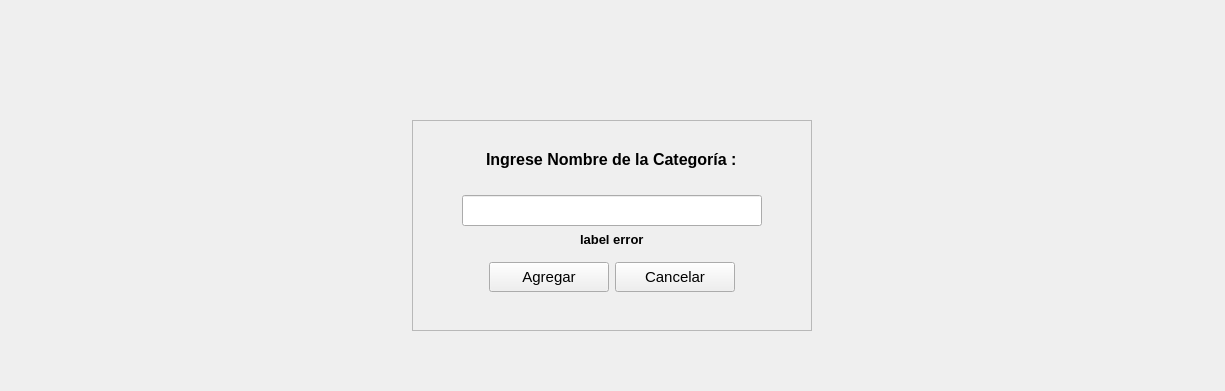
      <widget class="QWidget" name="page_9">
       <layout class="QGridLayout" name="gridLayout_18">
        <item row="0" column="0">
         <widget class="QFrame" name="frame_26">
          <property name="frameShape">
           <enum>QFrame::Shape::NoFrame</enum>
          </property>
          <property name="frameShadow">
           <enum>QFrame::Shadow::Raised</enum>
          </property>
          <layout class="QVBoxLayout" name="verticalLayout_18">
           <item>
            <spacer name="horizontalSpacer_79">
             <property name="orientation">
              <enum>Qt::Orientation::Horizontal</enum>
             </property>
             <property name="sizeHint" stdset="0">
              <size>
               <width>40</width>
               <height>20</height>
              </size>
             </property>
            </spacer>
           </item>
           <item>
            <spacer name="horizontalSpacer_81">
             <property name="orientation">
              <enum>Qt::Orientation::Horizontal</enum>
             </property>
             <property name="sizeHint" stdset="0">
              <size>
               <width>40</width>
               <height>20</height>
              </size>
             </property>
            </spacer>
           </item>
           <item>
            <spacer name="horizontalSpacer_80">
             <property name="orientation">
              <enum>Qt::Orientation::Horizontal</enum>
             </property>
             <property name="sizeHint" stdset="0">
              <size>
               <width>40</width>
               <height>20</height>
              </size>
             </property>
            </spacer>
           </item>
           <item>
            <spacer name="horizontalSpacer_78">
             <property name="orientation">
              <enum>Qt::Orientation::Horizontal</enum>
             </property>
             <property name="sizeHint" stdset="0">
              <size>
               <width>40</width>
               <height>20</height>
              </size>
             </property>
            </spacer>
           </item>
           <item>
            <spacer name="horizontalSpacer_77">
             <property name="orientation">
              <enum>Qt::Orientation::Horizontal</enum>
             </property>
             <property name="sizeHint" stdset="0">
              <size>
               <width>1185</width>
               <height>20</height>
              </size>
             </property>
            </spacer>
           </item>
           <item alignment="Qt::AlignmentFlag::AlignHCenter">
            <widget class="QFrame" name="frame_28">
             <property name="minimumSize">
              <size>
               <width>400</width>
               <height>0</height>
              </size>
             </property>
             <property name="frameShape">
              <enum>QFrame::Shape::StyledPanel</enum>
             </property>
             <property name="frameShadow">
              <enum>QFrame::Shadow::Raised</enum>
             </property>
             <layout class="QVBoxLayout" name="verticalLayout_19">
              <item>
               <spacer name="horizontalSpacer_82">
                <property name="orientation">
                 <enum>Qt::Orientation::Horizontal</enum>
                </property>
                <property name="sizeHint" stdset="0">
                 <size>
                  <width>40</width>
                  <height>20</height>
                 </size>
                </property>
               </spacer>
              </item>
              <item alignment="Qt::AlignmentFlag::AlignHCenter">
               <widget class="QLabel" name="label_54">
                <property name="font">
                 <font>
                  <pointsize>12</pointsize>
                  <bold>true</bold>
                 </font>
                </property>
                <property name="text">
                 <string>Ingrese Nombre de la Categoría :</string>
                </property>
               </widget>
              </item>
              <item>
               <spacer name="horizontalSpacer_83">
                <property name="orientation">
                 <enum>Qt::Orientation::Horizontal</enum>
                </property>
                <property name="sizeHint" stdset="0">
                 <size>
                  <width>40</width>
                  <height>20</height>
                 </size>
                </property>
               </spacer>
              </item>
              <item alignment="Qt::AlignmentFlag::AlignHCenter">
               <widget class="QLineEdit" name="lineEdit_19">
                <property name="minimumSize">
                 <size>
                  <width>300</width>
                  <height>0</height>
                 </size>
                </property>
                <property name="maximumSize">
                 <size>
                  <width>300</width>
                  <height>16777215</height>
                 </size>
                </property>
                <property name="font">
                 <font>
                  <pointsize>14</pointsize>
                  <bold>false</bold>
                 </font>
                </property>
               </widget>
              </item>
              <item alignment="Qt::AlignmentFlag::AlignHCenter">
               <widget class="QLabel" name="label_118">
                <property name="font">
                 <font>
                  <pointsize>10</pointsize>
                  <bold>true</bold>
                 </font>
                </property>
                <property name="text">
                 <string>label error</string>
                </property>
               </widget>
              </item>
              <item alignment="Qt::AlignmentFlag::AlignHCenter">
               <widget class="QFrame" name="frame_37">
                <property name="frameShape">
                 <enum>QFrame::Shape::NoFrame</enum>
                </property>
                <property name="frameShadow">
                 <enum>QFrame::Shadow::Raised</enum>
                </property>
                <layout class="QHBoxLayout" name="horizontalLayout_10">
                 <item>
                  <widget class="QPushButton" name="pushButton_35">
                   <property name="minimumSize">
                    <size>
                     <width>120</width>
                     <height>30</height>
                    </size>
                   </property>
                   <property name="font">
                    <font>
                     <pointsize>11</pointsize>
                     <bold>false</bold>
                    </font>
                   </property>
                   <property name="text">
                    <string>Agregar</string>
                   </property>
                  </widget>
                 </item>
                 <item>
                  <widget class="QPushButton" name="pushButton_34">
                   <property name="minimumSize">
                    <size>
                     <width>120</width>
                     <height>30</height>
                    </size>
                   </property>
                   <property name="font">
                    <font>
                     <pointsize>11</pointsize>
                     <bold>false</bold>
                    </font>
                   </property>
                   <property name="text">
                    <string>Cancelar</string>
                   </property>
                  </widget>
                 </item>
                </layout>
               </widget>
              </item>
              <item>
               <spacer name="horizontalSpacer_99">
                <property name="orientation">
                 <enum>Qt::Orientation::Horizontal</enum>
                </property>
                <property name="sizeHint" stdset="0">
                 <size>
                  <width>40</width>
                  <height>20</height>
                 </size>
                </property>
               </spacer>
              </item>
             </layout>
            </widget>
           </item>
           <item>
            <spacer name="verticalSpacer_10">
             <property name="orientation">
              <enum>Qt::Orientation::Vertical</enum>
             </property>
             <property name="sizeHint" stdset="0">
              <size>
               <width>20</width>
               <height>40</height>
              </size>
             </property>
            </spacer>
           </item>
          </layout>
         </widget>
        </item>
       </layout>
      </widget>
